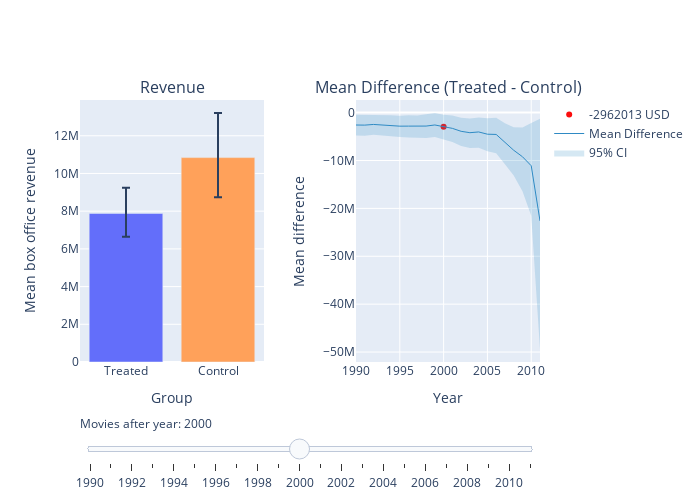

Source (notebook cell):
### Code cell
# Create figure, t=0.5
fig = make_subplots(rows=1, 
       cols=2, 
       start_cell="bottom-left", 
       subplot_titles=('Revenue','Mean Difference (Treated - Control)'),
       horizontal_spacing  = 0.2)

# Add traces, one for each slider step
for idx in range(22):
    fig.add_trace(go.Bar(
        visible=False,
        name='Revenue',
        x=['Treated', 'Control'], y=[treated_mean[idx], control_mean[idx]],
        error_y=dict(type='data', array=[treated_ci_upper[idx], control_ci_upper[idx]], arrayminus=[treated_ci_lower[idx], control_ci_lower[idx]]),
        marker_color=['#636EFA', "#FFA15A"],
        showlegend=False,
    ),row=1, col=1
)
    
for idx, threshold in enumerate(np.arange(1990, 2012)):
    fig.add_trace(
        go.Scatter(
            visible=False,
            name=str(round(mean_diffs[idx])) + ' USD',
            line=dict(color="#FB0D0D", width=15),
            x=[threshold],
            y=[mean_diffs[idx]],
            mode="markers"
        ), row=1, col=2
    )

fig.add_trace(
    go.Scatter(
        visible=True,
        line=dict(color='rgba(47, 138, 196, 1)', width=1),
        x=np.arange(1990, 2012),
        y=mean_diffs,
        name="Mean Difference",
        mode="lines"
    ), row=1, col=2
)

# add 95% CI
fig.add_trace(
    go.Scatter(
        visible=True,
        x=[i for i in range(1990, 2012)]+ [i for i in range(1990, 2012)][::-1], # x, then x reversed
        y=mean_diffs_ci_upper+mean_diffs_ci_lower[::-1], # upper, then lower reversed
        fill='toself',
        fillcolor="rgba(47, 138, 196, 0.2)",
        line=dict(color='rgba(255,255,255,0)'),
        hoverinfo="skip",
        name='95% CI',
        showlegend=True
    ), row=1, col=2
)
    
    

# Make 10th trace visible
fig.data[10].visible = True
fig.data[32].visible = True
fig.data[44].visible = True
fig.data[45].visible = True


# Create and add slider
steps = []
for idx, year in enumerate(np.arange(1990, 2012)):
    step = dict(
        method="update",
        args=[{"visible": [False] * len(fig.data)}],  # layout attribute
        label=str(year)  # update the label to remove "step"
    )
    step["args"][0]["visible"][idx] = True  
    step["args"][0]["visible"][idx + 22] = True 
    step["args"][0]["visible"][44] = True 
    step["args"][0]["visible"][45] = True 
    steps.append(step)
    
    sliders = [dict(
    active= 10,
    currentvalue={"prefix": "Movies after year: "}, 
    pad={"t": 50},
    steps=steps
)]

# edit axis labels
fig['layout']['yaxis']['title']='Mean box office revenue'
fig['layout']['yaxis2']['title']='Mean difference'
fig['layout']['xaxis']['title']='Group'
fig['layout']['xaxis2']['title']='Year'

fig.update_layout(
    width=700,
    height=500,
    sliders=sliders
)


fig.show()
fig.write_html("./plots/mean_difference_female_1.html")

### Figure 1 — Plotly figure (JSON) as saved in the notebook; plotly's stock layout.template omitted (floating-point values rounded to 4 significant figures)
{"data": [{"error_y": {"array": [1129000.0, 1926000.0], "arrayminus": [1075000.0, 1771000.0], "type": "data"}, "marker": {"color": ["#636EFA", "#FFA15A"]}, "name": "Revenue", "showlegend": false, "type": "bar", "visible": false, "x": ["Treated", "Control"], "xaxis": "x", "y": [7890000.0, 10480000.0], "yaxis": "y"}, {"error_y": {"array": [1115000.0, 1947000.0], "arrayminus": [1084000.0, 1823000.0], "type": "data"}, "marker": {"color": ["#636EFA", "#FFA15A"]}, "name": "Revenue", "showlegend": false, "type": "bar", "visible": false, "x": ["Treated", "Control"], "xaxis": "x", "y": [7940000.0, 10550000.0], "yaxis": "y"}, {"error_y": {"array": [1129000.0, 1885000.0], "arrayminus": [1045000.0, 1715000.0], "type": "data"}, "marker": {"color": ["#636EFA", "#FFA15A"]}, "name": "Revenue", "showlegend": false, "type": "bar", "visible": false, "x": ["Treated", "Control"], "xaxis": "x", "y": [7696000.0, 10170000.0], "yaxis": "y"}, {"error_y": {"array": [1114000.0, 1941000.0], "arrayminus": [1080000.0, 1764000.0], "type": "data"}, "marker": {"color": ["#636EFA", "#FFA15A"]}, "name": "Revenue", "showlegend": false, "type": "bar", "visible": false, "x": ["Treated", "Control"], "xaxis": "x", "y": [7699000.0, 10310000.0], "yaxis": "y"}, {"error_y": {"array": [1161000.0, 1929000.0], "arrayminus": [1105000.0, 1808000.0], "type": "data"}, "marker": {"color": ["#636EFA", "#FFA15A"]}, "name": "Revenue", "showlegend": false, "type": "bar", "visible": false, "x": ["Treated", "Control"], "xaxis": "x", "y": [7721000.0, 10420000.0], "yaxis": "y"}, {"error_y": {"array": [1204000.0, 2059000.0], "arrayminus": [1103000.0, 1863000.0], "type": "data"}, "marker": {"color": ["#636EFA", "#FFA15A"]}, "name": "Revenue", "showlegend": false, "type": "bar", "visible": false, "x": ["Treated", "Control"], "xaxis": "x", "y": [7739000.0, 10570000.0], "yaxis": "y"}, {"error_y": {"array": [1200000.0, 2087000.0], "arrayminus": [1104000.0, 1878000.0], "type": "data"}, "marker": {"color": ["#636EFA", "#FFA15A"]}, "name": "Revenue", "showlegend": false, "type": "bar", "visible": false, "x": ["Treated", "Control"], "xaxis": "x", "y": [7755000.0, 10570000.0], "yaxis": "y"}, {"error_y": {"array": [1197000.0, 2137000.0], "arrayminus": [1117000.0, 1985000.0], "type": "data"}, "marker": {"color": ["#636EFA", "#FFA15A"]}, "name": "Revenue", "showlegend": false, "type": "bar", "visible": false, "x": ["Treated", "Control"], "xaxis": "x", "y": [7694000.0, 10570000.0], "yaxis": "y"}, {"error_y": {"array": [1264000.0, 2304000.0], "arrayminus": [1151000.0, 2087000.0], "type": "data"}, "marker": {"color": ["#636EFA", "#FFA15A"]}, "name": "Revenue", "showlegend": false, "type": "bar", "visible": false, "x": ["Treated", "Control"], "xaxis": "x", "y": [7774000.0, 10580000.0], "yaxis": "y"}, {"error_y": {"array": [1354000.0, 2292000.0], "arrayminus": [1222000.0, 2027000.0], "type": "data"}, "marker": {"color": ["#636EFA", "#FFA15A"]}, "name": "Revenue", "showlegend": false, "type": "bar", "visible": false, "x": ["Treated", "Control"], "xaxis": "x", "y": [7979000.0, 10560000.0], "yaxis": "y"}, {"error_y": {"array": [1361000.0, 2361000.0], "arrayminus": [1234000.0, 2108000.0], "type": "data"}, "marker": {"color": ["#636EFA", "#FFA15A"]}, "name": "Revenue", "showlegend": false, "type": "bar", "visible": true, "x": ["Treated", "Control"], "xaxis": "x", "y": [7879000.0, 10840000.0], "yaxis": "y"}, {"error_y": {"array": [1422000.0, 2465000.0], "arrayminus": [1283000.0, 2272000.0], "type": "data"}, "marker": {"color": ["#636EFA", "#FFA15A"]}, "name": "Revenue", "showlegend": false, "type": "bar", "visible": false, "x": ["Treated", "Control"], "xaxis": "x", "y": [7934000.0, 11220000.0], "yaxis": "y"}, {"error_y": {"array": [1409000.0, 2686000.0], "arrayminus": [1303000.0, 2415000.0], "type": "data"}, "marker": {"color": ["#636EFA", "#FFA15A"]}, "name": "Revenue", "showlegend": false, "type": "bar", "visible": false, "x": ["Treated", "Control"], "xaxis": "x", "y": [7620000.0, 11520000.0], "yaxis": "y"}, {"error_y": {"array": [1451000.0, 2905000.0], "arrayminus": [1326000.0, 2607000.0], "type": "data"}, "marker": {"color": ["#636EFA", "#FFA15A"]}, "name": "Revenue", "showlegend": false, "type": "bar", "visible": false, "x": ["Treated", "Control"], "xaxis": "x", "y": [7491000.0, 11680000.0], "yaxis": "y"}, {"error_y": {"array": [1567000.0, 2979000.0], "arrayminus": [1394000.0, 2738000.0], "type": "data"}, "marker": {"color": ["#636EFA", "#FFA15A"]}, "name": "Revenue", "showlegend": false, "type": "bar", "visible": false, "x": ["Treated", "Control"], "xaxis": "x", "y": [7460000.0, 11500000.0], "yaxis": "y"}, {"error_y": {"array": [1600000.0, 3269000.0], "arrayminus": [1396000.0, 2845000.0], "type": "data"}, "marker": {"color": ["#636EFA", "#FFA15A"]}, "name": "Revenue", "showlegend": false, "type": "bar", "visible": false, "x": ["Treated", "Control"], "xaxis": "x", "y": [7054000.0, 11560000.0], "yaxis": "y"}, {"error_y": {"array": [1737000.0, 3652000.0], "arrayminus": [1561000.0, 3148000.0], "type": "data"}, "marker": {"color": ["#636EFA", "#FFA15A"]}, "name": "Revenue", "showlegend": false, "type": "bar", "visible": false, "x": ["Treated", "Control"], "xaxis": "x", "y": [7276000.0, 11830000.0], "yaxis": "y"}, {"error_y": {"array": [1715000.0, 4080000.0], "arrayminus": [1534000.0, 3627000.0], "type": "data"}, "marker": {"color": ["#636EFA", "#FFA15A"]}, "name": "Revenue", "showlegend": false, "type": "bar", "visible": false, "x": ["Treated", "Control"], "xaxis": "x", "y": [6694000.0, 12920000.0], "yaxis": "y"}, {"error_y": {"array": [1733000.0, 5133000.0], "arrayminus": [1519000.0, 4346000.0], "type": "data"}, "marker": {"color": ["#636EFA", "#FFA15A"]}, "name": "Revenue", "showlegend": false, "type": "bar", "visible": false, "x": ["Treated", "Control"], "xaxis": "x", "y": [6197000.0, 14060000.0], "yaxis": "y"}, {"error_y": {"array": [2123000.0, 6766000.0], "arrayminus": [1918000.0, 5738000.0], "type": "data"}, "marker": {"color": ["#636EFA", "#FFA15A"]}, "name": "Revenue", "showlegend": false, "type": "bar", "visible": false, "x": ["Treated", "Control"], "xaxis": "x", "y": [6664000.0, 15880000.0], "yaxis": "y"}, {"error_y": {"array": [2842000.0, 9916000.0], "arrayminus": [2583000.0, 8450000.0], "type": "data"}, "marker": {"color": ["#636EFA", "#FFA15A"]}, "name": "Revenue", "showlegend": false, "type": "bar", "visible": false, "x": ["Treated", "Control"], "xaxis": "x", "y": [7399000.0, 18500000.0], "yaxis": "y"}, {"error_y": {"array": [6140000.0, 25770000.0], "arrayminus": [4986000.0, 20600000.0], "type": "data"}, "marker": {"color": ["#636EFA", "#FFA15A"]}, "name": "Revenue", "showlegend": false, "type": "bar", "visible": false, "x": ["Treated", "Control"], "xaxis": "x", "y": [6905000.0, 29520000.0], "yaxis": "y"}, {"line": {"color": "#FB0D0D", "width": 15}, "mode": "markers", "name": "-2585458 USD", "type": "scatter", "visible": false, "x": [1990], "xaxis": "x2", "y": [-2585000.0], "yaxis": "y2"}, {"line": {"color": "#FB0D0D", "width": 15}, "mode": "markers", "name": "-2609083 USD", "type": "scatter", "visible": false, "x": [1991], "xaxis": "x2", "y": [-2609000.0], "yaxis": "y2"}, {"line": {"color": "#FB0D0D", "width": 15}, "mode": "markers", "name": "-2470401 USD", "type": "scatter", "visible": false, "x": [1992], "xaxis": "x2", "y": [-2470000.0], "yaxis": "y2"}, {"line": {"color": "#FB0D0D", "width": 15}, "mode": "markers", "name": "-2611253 USD", "type": "scatter", "visible": false, "x": [1993], "xaxis": "x2", "y": [-2611000.0], "yaxis": "y2"}, {"line": {"color": "#FB0D0D", "width": 15}, "mode": "markers", "name": "-2699992 USD", "type": "scatter", "visible": false, "x": [1994], "xaxis": "x2", "y": [-2700000.0], "yaxis": "y2"}, {"line": {"color": "#FB0D0D", "width": 15}, "mode": "markers", "name": "-2829888 USD", "type": "scatter", "visible": false, "x": [1995], "xaxis": "x2", "y": [-2830000.0], "yaxis": "y2"}, {"line": {"color": "#FB0D0D", "width": 15}, "mode": "markers", "name": "-2818290 USD", "type": "scatter", "visible": false, "x": [1996], "xaxis": "x2", "y": [-2818000.0], "yaxis": "y2"}, {"line": {"color": "#FB0D0D", "width": 15}, "mode": "markers", "name": "-2878879 USD", "type": "scatter", "visible": false, "x": [1997], "xaxis": "x2", "y": [-2879000.0], "yaxis": "y2"}, {"line": {"color": "#FB0D0D", "width": 15}, "mode": "markers", "name": "-2810324 USD", "type": "scatter", "visible": false, "x": [1998], "xaxis": "x2", "y": [-2810000.0], "yaxis": "y2"}, {"line": {"color": "#FB0D0D", "width": 15}, "mode": "markers", "name": "-2580534 USD", "type": "scatter", "visible": false, "x": [1999], "xaxis": "x2", "y": [-2581000.0], "yaxis": "y2"}, {"line": {"color": "#FB0D0D", "width": 15}, "mode": "markers", "name": "-2962013 USD", "type": "scatter", "visible": true, "x": [2000], "xaxis": "x2", "y": [-2962000.0], "yaxis": "y2"}, {"line": {"color": "#FB0D0D", "width": 15}, "mode": "markers", "name": "-3289946 USD", "type": "scatter", "visible": false, "x": [2001], "xaxis": "x2", "y": [-3290000.0], "yaxis": "y2"}, {"line": {"color": "#FB0D0D", "width": 15}, "mode": "markers", "name": "-3905126 USD", "type": "scatter", "visible": false, "x": [2002], "xaxis": "x2", "y": [-3905000.0], "yaxis": "y2"}, {"line": {"color": "#FB0D0D", "width": 15}, "mode": "markers", "name": "-4193807 USD", "type": "scatter", "visible": false, "x": [2003], "xaxis": "x2", "y": [-4194000.0], "yaxis": "y2"}, {"line": {"color": "#FB0D0D", "width": 15}, "mode": "markers", "name": "-4036726 USD", "type": "scatter", "visible": false, "x": [2004], "xaxis": "x2", "y": [-4037000.0], "yaxis": "y2"}, {"line": {"color": "#FB0D0D", "width": 15}, "mode": "markers", "name": "-4507594 USD", "type": "scatter", "visible": false, "x": [2005], "xaxis": "x2", "y": [-4508000.0], "yaxis": "y2"}, {"line": {"color": "#FB0D0D", "width": 15}, "mode": "markers", "name": "-4558687 USD", "type": "scatter", "visible": false, "x": [2006], "xaxis": "x2", "y": [-4559000.0], "yaxis": "y2"}, {"line": {"color": "#FB0D0D", "width": 15}, "mode": "markers", "name": "-6221565 USD", "type": "scatter", "visible": false, "x": [2007], "xaxis": "x2", "y": [-6222000.0], "yaxis": "y2"}, {"line": {"color": "#FB0D0D", "width": 15}, "mode": "markers", "name": "-7860310 USD", "type": "scatter", "visible": false, "x": [2008], "xaxis": "x2", "y": [-7860000.0], "yaxis": "y2"}, {"line": {"color": "#FB0D0D", "width": 15}, "mode": "markers", "name": "-9214932 USD", "type": "scatter", "visible": false, "x": [2009], "xaxis": "x2", "y": [-9215000.0], "yaxis": "y2"}, {"line": {"color": "#FB0D0D", "width": 15}, "mode": "markers", "name": "-11104879 USD", "type": "scatter", "visible": false, "x": [2010], "xaxis": "x2", "y": [-11100000.0], "yaxis": "y2"}, {"line": {"color": "#FB0D0D", "width": 15}, "mode": "markers", "name": "-22613604 USD", "type": "scatter", "visible": false, "x": [2011], "xaxis": "x2", "y": [-22610000.0], "yaxis": "y2"}, {"line": {"color": "rgba(47, 138, 196, 1)", "width": 1}, "mode": "lines", "name": "Mean Difference", "type": "scatter", "visible": true, "x": [1990, 1991, 1992, 1993, 1994, 1995, 1996, 1997, 1998, 1999, 2000, 2001, 2002, 2003, 2004, 2005, 2006, 2007, 2008, 2009, 2010, 2011], "xaxis": "x2", "y": [-2585000.0, -2609000.0, -2470000.0, -2611000.0, -2700000.0, -2830000.0, -2818000.0, -2879000.0, -2810000.0, -2581000.0, -2962000.0, -3290000.0, -3905000.0, -4194000.0, -4037000.0, -4508000.0, -4559000.0, -6222000.0, -7860000.0, -9215000.0, -11100000.0, -22610000.0], "yaxis": "y2"}, {"fill": "toself", "fillcolor": "rgba(47, 138, 196, 0.2)", "hoverinfo": "skip", "line": {"color": "rgba(255,255,255,0)"}, "name": "95% CI", "showlegend": true, "type": "scatter", "visible": true, "x": [1990, 1991, 1992, 1993, 1994, 1995, 1996, 1997, 1998, 1999, 2000, 2001, 2002, 2003, 2004, 2005, 2006, 2007, 2008, 2009, 2010, 2011, 2011, 2010, 2009, 2008, 2007, 2006, 2005, 2004, 2003, 2002, 2001, 2000, 1999, 1998, 1997, 1996, 1995, 1994, 1993, 1992, 1991, 1990], "xaxis": "x2", "y": [-461100.0, -460000.0, -380200.0, -486200.0, -531700.0, -643800.0, -540200.0, -602800.0, -421500.0, -100900.0, -457300.0, -595500.0, -1046000.0, -1207000.0, -1029000.0, -1198000.0, -1081000.0, -2228000.0, -3043000.0, -3104000.0, -2156000.0, -1300000.0, -49340000.0, -21540000.0, -16420000.0, -13130000.0, -10800000.0, -8510000.0, -8042000.0, -7311000.0, -7386000.0, -6956000.0, -6130000.0, -5632000.0, -5092000.0, -5298000.0, -5273000.0, -5189000.0, -5067000.0, -4921000.0, -4813000.0, -4600000.0, -4807000.0, -4801000.0], "yaxis": "y2"}], "layout": {"annotations": [{"font": {"size": 16}, "showarrow": false, "text": "Revenue", "x": 0.2, "xanchor": "center", "xref": "paper", "y": 1, "yanchor": "bottom", "yref": "paper"}, {"font": {"size": 16}, "showarrow": false, "text": "Mean Difference (Treated - Control)", "x": 0.8, "xanchor": "center", "xref": "paper", "y": 1, "yanchor": "bottom", "yref": "paper"}], "height": 500, "sliders": [{"active": 10, "currentvalue": {"prefix": "Movies after year: "}, "pad": {"t": 50}, "steps": [{"args": [{"visible": [true, false, false, false, false, false, false, false, false, false, false, false, false, false, false, false, false, false, false, false, false, false, true, false, false, false, false, false, false, false, false, false, false, false, false, false, false, false, false, false, false, false, false, false, true, true]}], "label": "1990", "method": "update"}, {"args": [{"visible": [false, true, false, false, false, false, false, false, false, false, false, false, false, false, false, false, false, false, false, false, false, false, false, true, false, false, false, false, false, false, false, false, false, false, false, false, false, false, false, false, false, false, false, false, true, true]}], "label": "1991", "method": "update"}, {"args": [{"visible": [false, false, true, false, false, false, false, false, false, false, false, false, false, false, false, false, false, false, false, false, false, false, false, false, true, false, false, false, false, false, false, false, false, false, false, false, false, false, false, false, false, false, false, false, true, true]}], "label": "1992", "method": "update"}, {"args": [{"visible": [false, false, false, true, false, false, false, false, false, false, false, false, false, false, false, false, false, false, false, false, false, false, false, false, false, true, false, false, false, false, false, false, false, false, false, false, false, false, false, false, false, false, false, false, true, true]}], "label": "1993", "method": "update"}, {"args": [{"visible": [false, false, false, false, true, false, false, false, false, false, false, false, false, false, false, false, false, false, false, false, false, false, false, false, false, false, true, false, false, false, false, false, false, false, false, false, false, false, false, false, false, false, false, false, true, true]}], "label": "1994", "method": "update"}, {"args": [{"visible": [false, false, false, false, false, true, false, false, false, false, false, false, false, false, false, false, false, false, false, false, false, false, false, false, false, false, false, true, false, false, false, false, false, false, false, false, false, false, false, false, false, false, false, false, true, true]}], "label": "1995", "method": "update"}, {"args": [{"visible": [false, false, false, false, false, false, true, false, false, false, false, false, false, false, false, false, false, false, false, false, false, false, false, false, false, false, false, false, true, false, false, false, false, false, false, false, false, false, false, false, false, false, false, false, true, true]}], "label": "1996", "method": "update"}, {"args": [{"visible": [false, false, false, false, false, false, false, true, false, false, false, false, false, false, false, false, false, false, false, false, false, false, false, false, false, false, false, false, false, true, false, false, false, false, false, false, false, false, false, false, false, false, false, false, true, true]}], "label": "1997", "method": "update"}, {"args": [{"visible": [false, false, false, false, false, false, false, false, true, false, false, false, false, false, false, false, false, false, false, false, false, false, false, false, false, false, false, false, false, false, true, false, false, false, false, false, false, false, false, false, false, false, false, false, true, true]}], "label": "1998", "method": "update"}, {"args": [{"visible": [false, false, false, false, false, false, false, false, false, true, false, false, false, false, false, false, false, false, false, false, false, false, false, false, false, false, false, false, false, false, false, true, false, false, false, false, false, false, false, false, false, false, false, false, true, true]}], "label": "1999", "method": "update"}, {"args": [{"visible": [false, false, false, false, false, false, false, false, false, false, true, false, false, false, false, false, false, false, false, false, false, false, false, false, false, false, false, false, false, false, false, false, true, false, false, false, false, false, false, false, false, false, false, false, true, true]}], "label": "2000", "method": "update"}, {"args": [{"visible": [false, false, false, false, false, false, false, false, false, false, false, true, false, false, false, false, false, false, false, false, false, false, false, false, false, false, false, false, false, false, false, false, false, true, false, false, false, false, false, false, false, false, false, false, true, true]}], "label": "2001", "method": "update"}, {"args": [{"visible": [false, false, false, false, false, false, false, false, false, false, false, false, true, false, false, false, false, false, false, false, false, false, false, false, false, false, false, false, false, false, false, false, false, false, true, false, false, false, false, false, false, false, false, false, true, true]}], "label": "2002", "method": "update"}, {"args": [{"visible": [false, false, false, false, false, false, false, false, false, false, false, false, false, true, false, false, false, false, false, false, false, false, false, false, false, false, false, false, false, false, false, false, false, false, false, true, false, false, false, false, false, false, false, false, true, true]}], "label": "2003", "method": "update"}, {"args": [{"visible": [false, false, false, false, false, false, false, false, false, false, false, false, false, false, true, false, false, false, false, false, false, false, false, false, false, false, false, false, false, false, false, false, false, false, false, false, true, false, false, false, false, false, false, false, true, true]}], "label": "2004", "method": "update"}, {"args": [{"visible": [false, false, false, false, false, false, false, false, false, false, false, false, false, false, false, true, false, false, false, false, false, false, false, false, false, false, false, false, false, false, false, false, false, false, false, false, false, true, false, false, false, false, false, false, true, true]}], "label": "2005", "method": "update"}, {"args": [{"visible": [false, false, false, false, false, false, false, false, false, false, false, false, false, false, false, false, true, false, false, false, false, false, false, false, false, false, false, false, false, false, false, false, false, false, false, false, false, false, true, false, false, false, false, false, true, true]}], "label": "2006", "method": "update"}, {"args": [{"visible": [false, false, false, false, false, false, false, false, false, false, false, false, false, false, false, false, false, true, false, false, false, false, false, false, false, false, false, false, false, false, false, false, false, false, false, false, false, false, false, true, false, false, false, false, true, true]}], "label": "2007", "method": "update"}, {"args": [{"visible": [false, false, false, false, false, false, false, false, false, false, false, false, false, false, false, false, false, false, true, false, false, false, false, false, false, false, false, false, false, false, false, false, false, false, false, false, false, false, false, false, true, false, false, false, true, true]}], "label": "2008", "method": "update"}, {"args": [{"visible": [false, false, false, false, false, false, false, false, false, false, false, false, false, false, false, false, false, false, false, true, false, false, false, false, false, false, false, false, false, false, false, false, false, false, false, false, false, false, false, false, false, true, false, false, true, true]}], "label": "2009", "method": "update"}, {"args": [{"visible": [false, false, false, false, false, false, false, false, false, false, false, false, false, false, false, false, false, false, false, false, true, false, false, false, false, false, false, false, false, false, false, false, false, false, false, false, false, false, false, false, false, false, true, false, true, true]}], "label": "2010", "method": "update"}, {"args": [{"visible": [false, false, false, false, false, false, false, false, false, false, false, false, false, false, false, false, false, false, false, false, false, true, false, false, false, false, false, false, false, false, false, false, false, false, false, false, false, false, false, false, false, false, false, true, true, true]}], "label": "2011", "method": "update"}]}], "width": 700, "xaxis": {"anchor": "y", "autorange": true, "domain": [0, 0.4], "range": [-0.5, 1.5], "title": {"text": "Group"}, "type": "category"}, "xaxis2": {"anchor": "y2", "autorange": true, "domain": [0.6, 1], "range": [1990, 2011], "title": {"text": "Year"}, "type": "linear"}, "yaxis": {"anchor": "x", "autorange": true, "domain": [0, 1], "range": [0, 13900000.0], "title": {"text": "Mean box office revenue"}, "type": "linear"}, "yaxis2": {"anchor": "x2", "autorange": true, "domain": [0, 1], "range": [-52080000.0, 2635000.0], "title": {"text": "Mean difference"}, "type": "linear"}}}
